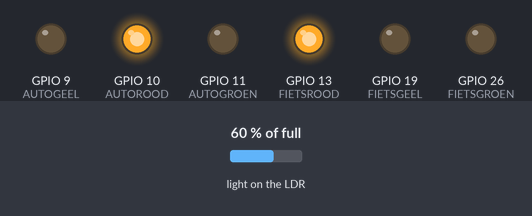
This program was run on a simulated Raspberry Pi (BCM pin numbers). Shown: output pins drawn as LEDs (lit = HIGH). Inputs (shaded band) come from the test bench; at power-on: light on the LDR 60 % of full.

Above: at 20.5 s.
At 31.0 s:
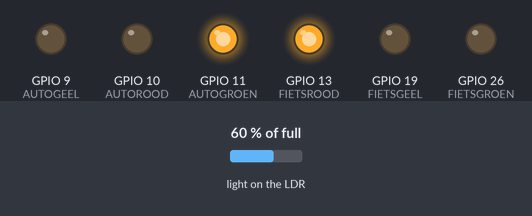
At 42.5 s:
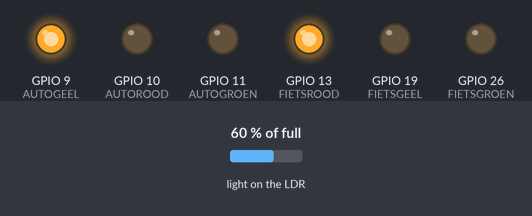
At 55.0 s:
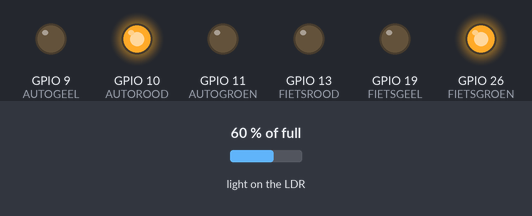
At 66.5 s:
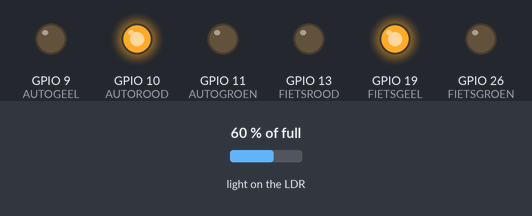
Timing chart, 0 to 82.4 s (numbered marks = the images above):
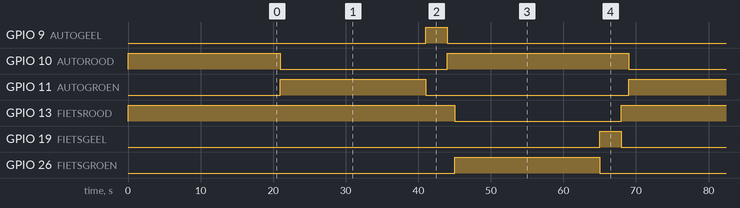

Measured:
- by itself, GPIO 9 (AUTOGEEL), GPIO 19 (FIETSGEEL): alternates HIGH for 3.0 s and LOW for 45.0 s
- by itself, GPIO 10 (AUTOROOD), GPIO 13 (FIETSROOD): alternates HIGH for 25.0 s and LOW for 23.0 s
- by itself, GPIO 11 (AUTOGROEN), GPIO 26 (FIETSGROEN): alternates HIGH for 20.0 s and LOW for 28.0 s

The program:

volkomenRoodLicht.py
```python
"""
volkomen rood stoplicht
gemaakt door Sem Van Broekhoven
copyright © 2023
------------------------------------------------------------
Op een 'volkomen rood kruispunt' staan 's avonds alle of sommige
verkeerslichten op rood. Zodra er uit een bepaalde richting verkeer
aankomt, springt aan die kant het licht op groen. Zo'n schakeling
bouw je in het klein na: een doorgaande autoweg en een
fietsersoversteekplaats. Overdag gaan de verkeerslichten op de
autoweg elke twee minuten op rood.De verkeerslichten op de
fietsersoversteekplaats staan dan 20 seconden lang op groen. 's
Avonds zijn de verkeerslichten op de autoweg altijd groen, totdat er
een fietser aankomt.De fietser wordt gedetecteerd doordat het licht
van zijn fietslamp op een LDR valt; ook de daglichtsituatie wordt door
deze LDR gedetecteerd. Ga uit van één fietser en één auto.De
fietser heeft een LED koplamp, die ook brandt bij stilstand
------------------------------------------------------------
alleen voor eigen gebruik - geen commerciele doeleinde
check zeker deze site https://eelslap.com/
"""
# witregel om de code makkelijker leesbaar te maken
# start van de code
from gpiozero import LED, LightSensor # import de componenten uit de library die je nodig hebt
from time import sleep # om delay's toe te voegen
# witregel om de code makkelijker leesbaar te maken
AUTOROOD = LED(10) # duid de led aan op pin 10
AUTOGEEL = LED(9) # duid de led aan op pin 9
AUTOGROEN = LED(11) # duid de led aan op pin 11
# witregel om de code makkelijker leesbaar te maken
FIETSROOD = LED(13) # duid de led aan op pin 13
FIETSGEEL = LED(19) # duid de led aan op pin 19
FIETSGROEN = LED(26) # duid de led aan op pin 26
# witregel om de code makkelijker leesbaar te maken
LDR = LightSensor(21) # zet de LDR op pin 21
# witregel om de code makkelijker leesbaar te maken
class stoplicht: # maak een class aan met de verschillende standen van het stoplicht
    def __init__(self, lichtRood, lichtGeel, lichtGroen) -> None: # maak de class aan en voeg de verschillende lichten toe
        self.__lichtRood = lichtRood # zet de functie van de class gelijk aan de ingegeven waarde
        self.__lichtGeel = lichtGeel # zet de functie van de class gelijk aan de ingegeven waarde
        self.__lichtGroen = lichtGroen # zet de functie van de class gelijk aan de ingegeven waarde
# witregel om de code makkelijker leesbaar te maken
# witregel om de code makkelijker leesbaar te maken
    def Rood(self): # lichtstand rood
        self.__lichtRood.on() # zet lamp aan
        self.__lichtGeel.off() # zet lamp uit
        self.__lichtGroen.off() # zet lamp uit
# witregel om de code makkelijker leesbaar te maken
# witregel om de code makkelijker leesbaar te maken
    def Geel(self): # lichtstand geel
        self.__lichtRood.off() # zet lamp uit
        self.__lichtGeel.on() # zet lamp aan
        self.__lichtGroen.off() # zet lamp uit
# witregel om de code makkelijker leesbaar te maken
# witregel om de code makkelijker leesbaar te maken
    def Groen(self): # lichtstand groen
        self.__lichtRood.off() # zet lamp uit
        self.__lichtGeel.off() # zet lamp uit
        self.__lichtGroen.on() # zet lamp aan
# witregel om de code makkelijker leesbaar te maken
fietsLicht = stoplicht(FIETSROOD, FIETSGEEL, FIETSGROEN) # voeg de standen van de class aan de fietslichten toe
autoLicht = stoplicht(AUTOROOD, AUTOGEEL, AUTOGROEN) # voeg de standen van de class aan de autolichten toe
# witregel om de code makkelijker leesbaar te maken
tijdGeel = 3 # de tijd dat het geel is
tijdGroen = 20 # de tijd dat het groen/rood is
wachtTotDeDoorHetGeelRijdersVoorbijZijn = 1 # tijd tussen dat het ene licht op rood springt en het ander op groen
# witregel om de code makkelijker leesbaar te maken
# bij het starten van het programma staan de lichten op rood
fietsLicht.Rood() # zet fietslicht op rood
autoLicht.Rood() # zet autolicht op rood
sleep(tijdGroen) # tijd dat het licht rood blijft
# witregel om de code makkelijker leesbaar te maken
while True: # de loop die zich zal blijven herhalen
    if LDR.is_active: # als de LDR licht detecteerd
        fietsLicht.Rood() # rood licht voor fietsers
        sleep(wachtTotDeDoorHetGeelRijdersVoorbijZijn) # wachtTotDeDoorHetGeelRijdersVoorbijZijn
        autoLicht.Groen() # groen licht voor auto's
        sleep(tijdGroen) # tijd dat het groen/rood blijft
        autoLicht.Geel() # geel licht voor auto's
        sleep(tijdGeel) # tijd dat het geel blijft
        autoLicht.Rood() # rood licht voor auto's
        sleep(wachtTotDeDoorHetGeelRijdersVoorbijZijn) # wachtTotDeDoorHetGeelRijdersVoorbijZijn
        fietsLicht.Groen() # groen licht voor fietsers
        sleep(tijdGroen) # tijd dat het groen/rood blijft
        fietsLicht.Geel() # geel licht voor fietsers
        sleep(tijdGeel) # tijd dat het geel blijft
    else: # als het donker is
        autoLicht.Groen() # autolicht blijft op groen staan
        fietsLicht.Rood() # fietslicht blijft op rood staan
```
